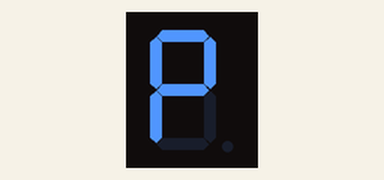
This sketch was run on a simulated Arduino Uno, built with avr-gcc and run on an emulated ATmega328P. Parts: 1-digit seven-segment display. Wiring (inferred from the names in the program): 1-digit 7-segment display, segments lit when HIGH: segments pin 5, pin 6, pin 7, pin 8, pin 9, pin 10, pin 11. The segment pins are drawn as the display they are named for.

Above: at 0.1 s.
At 0.6 s:
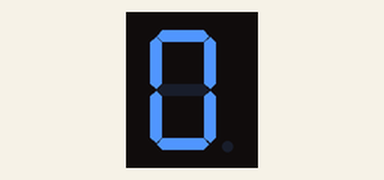
At 1.1 s:
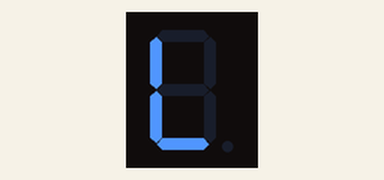
At 1.6 s:
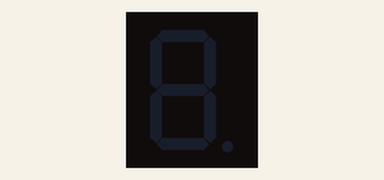
At 2.6 s:
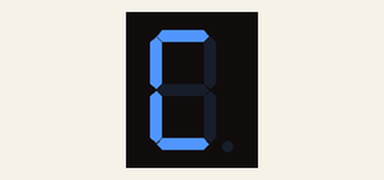

The sketch:

Ex1_003.ino
```cpp
/*********************************************************************************
**                                                                              **
**                         Display de 7 segments                                **
**                                                                              **
**                                                                              **
**    Nom: Pol Careta                                          Data:20/12/21    **
*********************************************************************************/
//*************************** Includes *******************************************

//********** Variables ************************************************************
const byte segA = 5;          // donar nom al pin 5 de l’Arduino
const byte segB = 6;          // donar nom al pin 6 de l’Arduino
const byte segC = 7;          // donar nom al pin 7 de l’Arduino
const byte segD = 8;          // donar nom al pin 8 de l’Arduino
const byte segE = 9;          // donar nom al pin 9 de l’Arduino
const byte segF = 10;         // donar nom al pin 10 de l’Arduino
const byte segG = 11;         // donar nom al pin 11 de l’Arduino
const int pausa = 500;             // definir variable de temps en ms


//********** Setup ****************************************************************
void setup()
{
  pinMode(segA, OUTPUT);     // definir el pin 5 com una sortida
  pinMode(segB, OUTPUT);     // definir el pin 6 com una sortida
    pinMode(segC, OUTPUT);     // definir el pin 7 com una sortida
  pinMode(segD, OUTPUT);     // definir el pin 8 com una sortida
  pinMode(segE, OUTPUT);     // definir el pin 9 com una sortida
  pinMode(segF, OUTPUT);     // definir el pin 10 com una sortida
  pinMode(segG, OUTPUT);     // definir el pin 11 com una sortida

  digitalWrite(segA, LOW);
  digitalWrite(segB, LOW);
  digitalWrite(segC, LOW);
  digitalWrite(segD, LOW);
  digitalWrite(segE, LOW);
  digitalWrite(segF, LOW);
  digitalWrite(segG, LOW);
}

//********** Loop *****************************************************************
void loop()
{
     digitalWrite(segA, HIGH);   // número 0
    digitalWrite(segB, HIGH);   // número 0
   digitalWrite(segD, LOW);   // número 0
    digitalWrite(segC, LOW);
    digitalWrite(segE, HIGH);   // número 0
    digitalWrite(segF, HIGH);   // número 0
    digitalWrite(segG, HIGH);   // número 0


    delay(pausa);               // es queda en aquest estat pausa ms

     digitalWrite(segA, HIGH);   // número 0
    digitalWrite(segB, HIGH);   // número 0
    digitalWrite(segD, HIGH);   // número 0
    digitalWrite(segC, HIGH);
    digitalWrite(segE, HIGH);   // número 0
    digitalWrite(segF, HIGH);   // número 0
    digitalWrite(segG, LOW);   // número 0


    delay(pausa);               // es queda en aquest estat pausa ms

 digitalWrite(segA, LOW);   // número 0
    digitalWrite(segB, LOW);   // número 0
   digitalWrite(segD, HIGH);   // número 0
    digitalWrite(segC, LOW);
    digitalWrite(segE, HIGH);   // número 0
    digitalWrite(segF, HIGH);   // número 0
    digitalWrite(segG, LOW);   // número 0


    delay(pausa);               // es queda en aquest estat pausa ms

    digitalWrite(segA, LOW);   // número 0
    digitalWrite(segB, LOW);   // número 0
   digitalWrite(segD, LOW);   // número 0
    digitalWrite(segC, LOW);
    digitalWrite(segE, LOW);   // número 0
    digitalWrite(segF, LOW);   // número 0
    digitalWrite(segG, LOW);   // número 0


    delay(1000);               // es queda en aquest estat pausa ms

 digitalWrite(segA, HIGH);   // número 0
    digitalWrite(segB, LOW);   // número 0
   digitalWrite(segD, HIGH);   // número 0
    digitalWrite(segC, LOW);
    digitalWrite(segE, HIGH);   // número 0
    digitalWrite(segF, HIGH);   // número 0
    digitalWrite(segG, LOW);   // número 0


    delay(1000);               // es queda en aquest estat pausa ms

  digitalWrite(segA, LOW);   // número 0
    digitalWrite(segB, LOW);   // número 0
   digitalWrite(segD, LOW);   // número 0
    digitalWrite(segC, LOW);
    digitalWrite(segE, LOW);   // número 0
    digitalWrite(segF, LOW);   // número 0
    digitalWrite(segG, LOW);   // número 0
    delay(pausa);               // es queda en aquest estat pausa ms

}

//********** Funcions *************************************************************
```

Measured:
- by itself, everything shown: repeats every 4.0 s, in 6 steps
- what the display in image 1 shows lasts 0.5 s, from 0.5 s to 1.0 s
- what the display in image 3 shows lasts 1.0 s, from 1.5 s to 2.5 s
